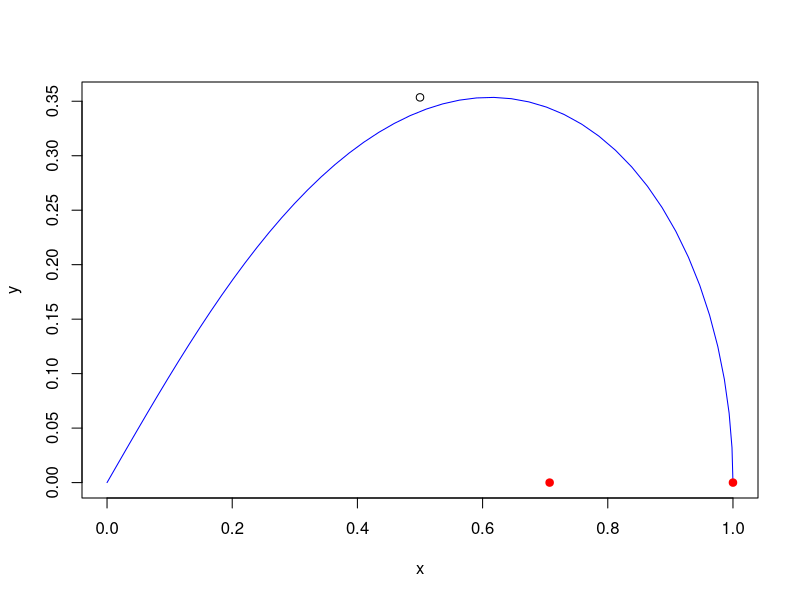

Generate this figure with R:

#Función que dibuja una lemniscata en función del ancho de su hoja
dibujarLemniscata <- function(ancho){
  t <- seq(0, pi/2, length=50) #Parámetro t de la curva
  
  #Calculamos las coordenadas de los puntos de la lemniscata para dibujarlos después
  x <- ancho*(cos(t))/(1+sin(t)^2)  #Coordenadas x de la curva
  y <- x*sin(t) #Coordenadas y de la curva
  
  #Calculamos los focos para pintarlos después
  foco1 = ancho*c(-1/sqrt(2), 0) #Foco izquierdo
  foco2 = ancho*c(1/sqrt(2), 0) #Foco derecho
  
  #Dibujamos la lemniscata
  plot(x, y, type='l', col='blue')
  #Dibujamos sus focos
  points(foco1[1], foco1[2], type='b', pch=19, col='red')
  points(foco2[1], foco2[2], type='b', pch=19, col='red')
}#end dibujarLemniscata

modulo <- function(vector){
  sqrt(vector[1]^2 + vector[2]^2)
}

dibujarLemniscata(1)
points(0.5, 0.5*sin(pi/4), type='b')
foco1 = c(-1/sqrt(2), 0) #Foco izquierdo
foco2 = c(1/sqrt(2), 0) #Foco derecho
p = c(1,0)
points(p[1], p[2], type='b', pch=19, col='red')
v1 = p-foco1
v2 = p-foco2
mod1 = modulo(v1)
mod2 = modulo(v2)
mod3 = modulo(foco1)
print(mod3^2)
print(mod1 * mod2)